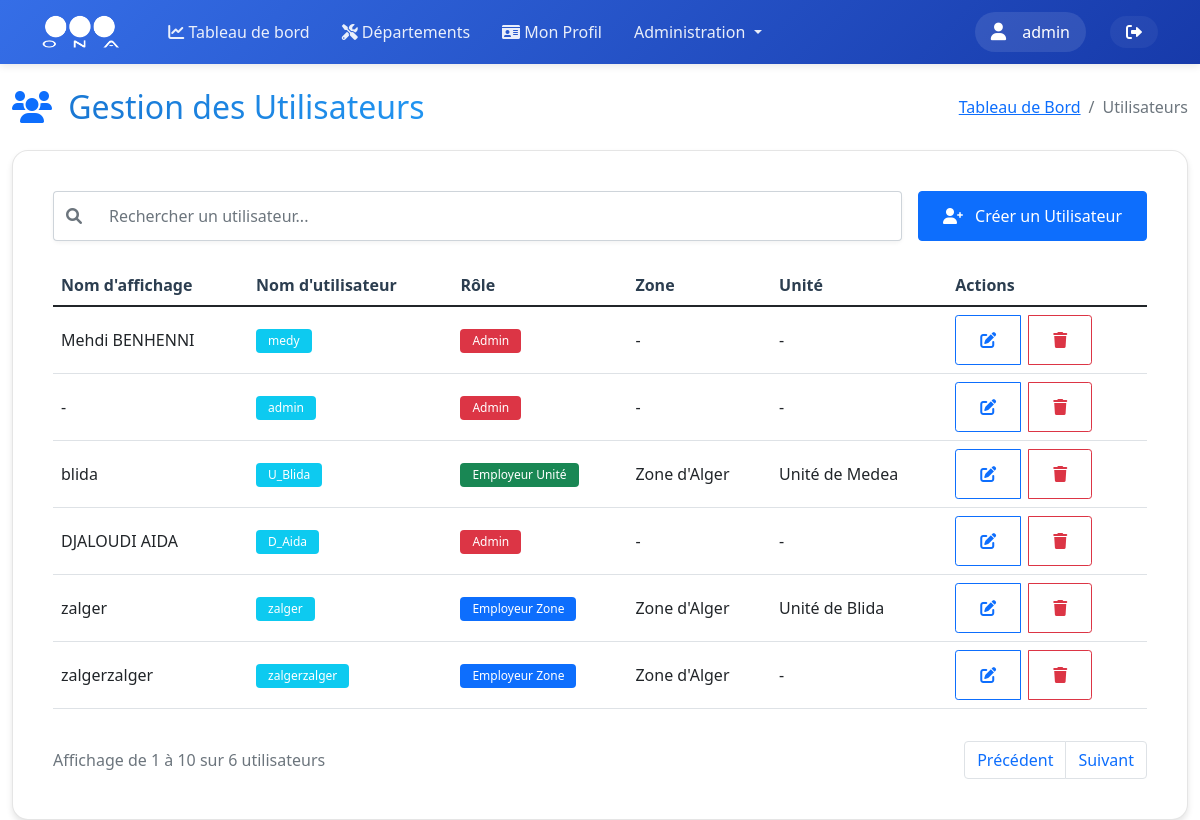
The app's page /admin/users (signed in) with its own data.
### models.py (models this page shows, shortened)
class User(UserMixin, db.Model):
    __tablename__ = 'users'
    id = db.Column(db.Integer, primary_key=True)
    username = db.Column(db.String(80), unique=True, nullable=False)
    nickname = db.Column(db.String(80))
    email = db.Column(db.String(120), unique=True, nullable=True)
    password_hash = db.Column(db.String(128))
    role = db.Column(db.String(20), nullable=False, default=UserRole.UTILISATEUR)
    is_active = db.Column(db.Boolean, default=True)
    last_login = db.Column(db.DateTime)
    unit_id = db.Column(db.Integer, db.ForeignKey('units.id', ondelete='SET NULL'), nullable=True)
    zone_id = db.Column(db.Integer, db.ForeignKey('zones.id', ondelete='SET NULL'), nullable=True)
    created_at = db.Column(db.DateTime, default=datetime.utcnow)
    updated_at = db.Column(db.DateTime, default=datetime.utcnow, onupdate=datetime.utcnow)
    profile = db.relationship('UserProfile', backref='user', uselist=False, lazy=True, cascade='all, delete-orphan')
    incidents = db.relationship('Incident', backref='author', lazy=True)

class Zone(db.Model):
    __tablename__ = 'zones'
    id = db.Column(db.Integer, primary_key=True)
    name = db.Column(db.String(100), unique=True, nullable=False)
    code = db.Column(db.String(10), unique=True, nullable=False)
    email = db.Column(db.String(120), unique=True, nullable=True)
    phone = db.Column(db.String(20), nullable=True)
    description = db.Column(db.Text)
    address = db.Column(db.String(200))
    director_id = db.Column(db.Integer, db.ForeignKey('users.id'), nullable=True)
    units = db.relationship('Unit', backref='zone', lazy=True, cascade='all, delete-orphan')
    users = db.relationship('User', backref='assigned_zone', lazy=True, foreign_keys='User.zone_id')
    director = db.relationship('User', foreign_keys=[director_id], backref='directed_zone', lazy=True)
    created_at = db.Column(db.DateTime, default=datetime.utcnow)
    updated_at = db.Column(db.DateTime, default=datetime.utcnow, onupdate=datetime.utcnow)

class Unit(db.Model):
    __tablename__ = 'units'
    id = db.Column(db.Integer, primary_key=True)
    name = db.Column(db.String(100), nullable=False)
    code = db.Column(db.String(10), unique=True, nullable=False)
    email = db.Column(db.String(120), unique=True, nullable=True)
    phone = db.Column(db.String(20), nullable=True)
    description = db.Column(db.Text)
    address = db.Column(db.String(200))
    zone_id = db.Column(db.Integer, db.ForeignKey('zones.id', ondelete='CASCADE'), nullable=False)
    director_id = db.Column(db.Integer, db.ForeignKey('users.id'), nullable=True)
    centers = db.relationship('Center', backref='unit', lazy=True, cascade='all, delete-orphan')
    users = db.relationship('User', backref='assigned_unit', lazy=True, foreign_keys='User.unit_id')
    director = db.relationship('User', foreign_keys=[director_id], backref='directed_unit', lazy=True)
    incidents = db.relationship('Incident', backref='unit', lazy=True)
    created_at = db.Column(db.DateTime, default=datetime.utcnow)
    updated_at = db.Column(db.DateTime, default=datetime.utcnow, onupdate=datetime.utcnow)

### routes/users.py (the view)
@users.route('/admin/users')
@login_required
@admin_required
def manage_users():
    users = User.query.options(
        db.joinedload(User.assigned_zone),
        db.joinedload(User.assigned_unit)
    ).all()
    zones = Zone.query.order_by(Zone.name).all()
    zones_data = [{'id': zone.id, 'name': zone.name} for zone in zones]
    available_roles = [
        UserRole.EMPLOYEUR_DG,
        UserRole.EMPLOYEUR_ZONE,
        UserRole.EMPLOYEUR_UNITE,
        UserRole.UTILISATEUR
    ]
    if current_user.role == UserRole.ADMIN:
        available_roles = [UserRole.ADMIN] + available_roles
    return render_template('admin/users.html',
                         users=users,
                         zones=zones,
                         zones_data=zones_data,
                         UserRole=UserRole,
                         available_roles=available_roles,
                         current_user=current_user)  # Pass current_user and available_roles to template

### templates/admin/users.html (shortened to what this page needs)
{% extends "base.html" %}
{% block content %}
<div class="container-fluid mt-4">
    <div class="row mb-4">
        <div class="col-12">
            <div class="d-flex flex-column flex-md-row justify-content-between align-items-start align-items-md-center gap-3">
                <h2 class="mb-0">
                    <i class="fas fa-users me-2 text-primary"></i>
                    <span class="gradient-text">Gestion des Utilisateurs</span>
                </h2>
                <nav aria-label="breadcrumb">
                    <ol class="breadcrumb mb-0">
                        <li class="breadcrumb-item"><a href="{{ url_for('main_dashboard') }}">Tableau de Bord</a></li>
                        <li class="breadcrumb-item active">Utilisateurs</li>
                    </ol>
                </nav>
            </div>
        </div>
    </div>
    <div class="row">
        <div class="col-12">
            <div class="glass-card">
                <div class="card-body">
                    <div class="d-flex flex-column flex-md-row justify-content-between align-items-stretch gap-3 mb-4">
                        <div class="flex-grow-1">
                            <div class="input-group">
                                <span class="input-group-text">
                                    <i class="fas fa-search"></i>
                                </span>
                                <input type="text" id="searchInput" class="form-control" placeholder="Rechercher un utilisateur...">
                            </div>
                        </div>
                        <div>
                            <button id="createUserBtn" class="btn btn-primary w-100">
                                <i class="fas fa-user-plus me-2"></i>
                                Créer un Utilisateur
                            </button>
                        </div>
                    </div>
                    <div class="table-responsive">
                        <table class="table table-hover" id="usersTable">
                            <thead>
                                <tr>
                                    <th class="text-nowrap">Nom d'affichage</th>
                                    <th class="text-nowrap">Nom d'utilisateur</th>
                                    <th class="text-nowrap">Rôle</th>
                                    <th class="text-nowrap">Zone</th>
                                    <th class="text-nowrap">Unité</th>
                                    <th class="text-nowrap">Actions</th>
                                </tr>
                            </thead>
                            <tbody>
                                {% for user in users %}
                                <tr>
                                    <td class="text-break">{{ user.nickname if user.nickname else '-' }}</td>
                                    <td><span class="badge bg-info text-break">{{ user.username }}</span></td>
                                    <td>
                                        {% if user.role == UserRole.ADMIN %}
                                            <span class="badge bg-danger text-wrap">{{ UserRole.get_role_display_name(user.role) }}</span>
                                        {% elif user.role == UserRole.EMPLOYEUR_DG %}
                                            <span class="badge bg-warning text-wrap">{{ UserRole.get_role_display_name(user.role) }}</span>
                                        {% elif user.role == UserRole.EMPLOYEUR_ZONE %}
                                            <span class="badge bg-primary text-wrap">{{ UserRole.get_role_display_name(user.role) }}</span>
                                        {% elif user.role == UserRole.EMPLOYEUR_UNITE %}
                                            <span class="badge bg-success text-wrap">{{ UserRole.get_role_display_name(user.role) }}</span>
                                        {% else %}
                                            <span class="badge bg-secondary text-wrap">{{ UserRole.get_role_display_name(user.role) }}</span>
                                        {% endif %}
                                    </td>
                                    <td class="text-break">{{ user.assigned_zone.name if user.assigned_zone else '-' }}</td>
                                    <td class="text-break">{{ user.assigned_unit.name if user.assigned_unit else '-' }}</td>
                                    <td>
                                        <div class="btn-group" role="group">
                                            <button class="btn btn-sm btn-outline-primary edit-user me-2" data-user-id="{{ user.id }}"
                                                    data-username="{{ user.username }}"
                                                    data-nickname="{{ user.nickname }}"
                                                    data-role="{{ user.role }}"
                                                    data-zone="{{ user.assigned_zone.id if user.assigned_zone else '' }}"
                                                    data-unit="{{ user.assigned_unit.id if user.assigned_unit else '' }}"
                                                    data-bs-toggle="tooltip"
                                                    title="Modifier l'utilisateur">
                                                <i class="fas fa-edit"></i>
                                            </button>
                                            <button class="btn btn-sm btn-outline-danger delete-user" data-user-id="{{ user.id }}" data-bs-toggle="tooltip" title="Supprimer l'utilisateur">
                                                <i class="fas fa-trash"></i>
                                            </button>
                                        </div>
                                    </td>
                                </tr>
                                {% endfor %}
                            </tbody>
                        </table>
                    </div>
                    <div class="d-flex flex-column flex-md-row justify-content-between align-items-center gap-3 mt-3">
                        <div class="text-muted order-2 order-md-1">
                            Affichage de <span id="startRange">1</span> à <span id="endRange">10</span> sur <span id="totalItems">{{ users|length }}</span> utilisateurs
                        </div>
                        <nav aria-label="Page navigation" class="order-1 order-md-2">
                            <ul class="pagination mb-0">
                                <li class="page-item">
                                    <button class="page-link" id="prevPage">Précédent</button>
                                </li>
                                <li class="page-item">
                                    <button class="page-link" id="nextPage">Suivant</button>
                                </li>
                            </ul>
                        </nav>
                    </div>
                </div>
            </div>
        </div>
    </div>
</div>
{% endblock %}
{% block extra_css %}
<link rel="stylesheet" href="{{ url_for('static', filename='css/admin/users.css') }}">
{% endblock %}

### templates/base.html (shortened to what this page needs)
<!DOCTYPE html>
<html lang="fr" dir="ltr">
<head>
    <link href="https://cdn.jsdelivr.net/npm/bootstrap@5.1.3/dist/css/bootstrap.min.css" rel="stylesheet">
    <link href="https://cdnjs.cloudflare.com/ajax/libs/font-awesome/6.0.0/css/all.min.css" rel="stylesheet">
    <link rel="stylesheet" href="https://unpkg.com/leaflet@1.9.4/dist/leaflet.css" />
    {% block extra_css %}{% endblock %}
</head>
<body>
    <nav class="navbar navbar-expand-lg sticky-top">
        <div class="container">
            <a class="navbar-brand" href="{{ url_for('dashboard') }}">
                <img src="{{ url_for('static', filename='images/ona_logo.png') }}" alt="ONA">
            </a>
            <div class="collapse navbar-collapse" id="navbarNav">
                <ul class="navbar-nav me-auto mb-2 mb-lg-0">
                    <li class="nav-item">
                        <a class="nav-link" href="{{ url_for('dashboard') }}">
                            <i class="fas fa-chart-line"></i>
                            <span>Tableau de bord</span>
                        </a>
                    </li>
                    <li class="nav-item">
                        <a class="nav-link" href="{{ url_for('departements') }}">
                            <i class="fas fa-tools"></i>
                            <span>Départements</span>
                        </a>
                    </li>
                    {% if current_user.is_authenticated %}
                    <li class="nav-item">
                        <a class="nav-link" href="{{ url_for('profiles.view_profile') }}">
                            <i class="fas fa-id-card"></i>
                            <span>Mon Profil</span>
                        </a>
                    </li>
                    {% if current_user.role == 'Admin' %}
                    <li class="nav-item dropdown">
                        <a class="nav-link dropdown-toggle" href="#" id="adminDropdown" role="button" data-bs-toggle="dropdown">
                            Administration
                        </a>
                    </li>
                    {% endif %}
                    {% endif %}
                </ul>
                <div class="user-section">
                    <div class="d-flex align-items-center">
                        {% if current_user.is_authenticated %}
                            <div class="user-info">
                                <i class="fas fa-user me-2"></i>
                                <span>
                                    {% if current_user.nickname %}
                                        {{ current_user.nickname }}
                                    {% else %}
                                        {{ current_user.username }}
                                    {% endif %}
                                </span>
                            </div>
                            <a href="{{ url_for('auth.logout') }}" class="logout-btn text-white text-decoration-none ms-2" title="Déconnexion">
                                <i class="fas fa-sign-out-alt"></i>
                            </a>
                        {% else %}
                            <a href="{{ url_for('auth.login') }}" class="btn btn-light">Connexion</a>
                        {% endif %}
                    </div>
                </div>
            </div>
        </div>
    </nav>
    {% block content %}{% endblock %}
</body>
</html>

### records on screen
User: username "admin", nickname "-", get_role_display_name "Admin", assigned_zone "-", assigned_unit "-"
User: nickname "Mehdi BENHENNI", username "medy", get_role_display_name "Admin", assigned_zone "-", assigned_unit "-"
User: nickname "blida", username "U_Blida", get_role_display_name "Employeur Unité", assigned_zone "Zone d'Alger", assigned_unit "Unité de Medea"
User: nickname "DJALOUDI AIDA", username "D_Aida", get_role_display_name "Admin", assigned_zone "-", assigned_unit "-"
User: nickname "zalger", username "zalger", get_role_display_name "Employeur Zone", assigned_zone "Zone d'Alger", assigned_unit "Unité de Blida"
User: nickname "zalgerzalger", username "zalgerzalger", get_role_display_name "Employeur Zone", assigned_zone "Zone d'Alger", assigned_unit "-"

### other values on screen
{{ users|length }} "6"
